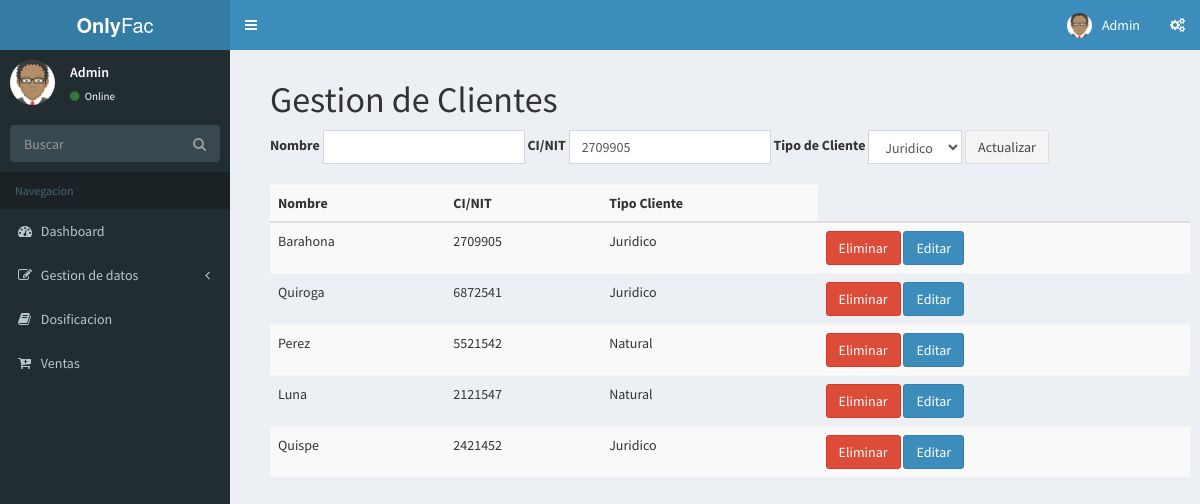
Screenshot of /index.php/cliente/edit/1 with the database file from the repository.
### tables this page shows
CREATE TABLE `cliente` (
  `idCliente` int(11) NOT NULL AUTO_INCREMENT,
  `nombre_cliente` varchar(10) DEFAULT NULL,
  `cedula` varchar(12) DEFAULT NULL,
  `Tipo_Cliente_idTipo_Cliente` int(11) NOT NULL,
  PRIMARY KEY (`idCliente`),
  KEY `fk_Cliente_Tipo_Cliente1_idx` (`Tipo_Cliente_idTipo_Cliente`),
  CONSTRAINT `fk_Cliente_Tipo_Cliente1` FOREIGN KEY (`Tipo_Cliente_idTipo_Cliente`) REFERENCES `tipo_cliente` (`idTipo_Cliente`) ON DELETE NO ACTION ON UPDATE NO ACTION
);

CREATE TABLE `tipo_cliente` (
  `idTipo_Cliente` int(11) NOT NULL AUTO_INCREMENT,
  `descripcion` varchar(15) DEFAULT NULL,
  PRIMARY KEY (`idTipo_Cliente`)
);

### application/controllers/cliente.php (called while the page is built, shortened)
<?php
class Cliente extends CI_Controller {
	public function __construct(){
        $this->load->helper('url');
        $this->load->helper('form');
        $this->load->helper('security');
        $this->load->library('form_validation');
        $this->load->library('session');
        $this->load->model('Model_Cliente');
    }
    public function edit($id){
        if($id != null){
            $data['content'] = "cliente/index";
            $data['selectcat'] = $this->Model_Cliente->selectcat();
            $data['select'] = $this->Model_Cliente->select();
            $data['dataedit'] = $this->Model_Cliente->selectby($id);
            $this->load->view("template", $data);
        } else {
        }
    }
}

### index.php (called while the page is built, shortened)
<?php
require_once BASEPATH.'core/CodeIgniter.php';

### application/models/model_cliente.php (called while the page is built, shortened)
<?php
Class Model_Cliente extends CI_Model {
    public function select()
    {
        $query = $this->db->query("SELECT * FROM cliente p inner join tipo_cliente c on p.Tipo_Cliente_idTipo_Cliente = c.idTipo_Cliente ");
        return $query->result();
    }
    public function selectcat(){
        $this->db->select('*');
        $this->db->from('tipo_cliente');
        $query = $this->db->get();
        return $query->result();
    }
    public function selectby($id)
    {
       $this->db->from('cliente');
       $this->db->where('idCliente', $id);
       $query = $this->db->get();
       return $query->result();
    }
}

### application/views/cliente/index.php (the view)
<h1>Gestion de Clientes</h1>
<?php if(isset($dataedit)) {echo form_open('cliente/update'."/".$dataedit[0]->idCliente, 'class="form-inline"');} elseif(isset($id)) { echo form_open('cliente/inserf/'.$id, 'class="form-inline"');} else {echo form_open('cliente/insert/', 'class="form-inline"');} ?>
  <div class="form-group">
    <label for="exampleInputName2">Nombre</label>
    <input type="text" name="cliname" class="form-control" id="exampleInputName2" value="<?php if(isset($dataedit)){ echo $dataedit[0]->nombre;} ?>" />
  </div>
  <div class="form-group">
    <label for="exampleInputName2">CI/NIT</label>
    <input type="text" name="clinit" class="form-control" id="exampleInputName2" value="<?php if(isset($dataedit)){ echo $dataedit[0]->cedula;} ?>" />
  </div>
  <div class="form-group">
    <label for="exampleInputName2">Tipo de Cliente</label>
    <select name = "clitype" class="form-control">
        <?php
            foreach ($selectcat as $value) { ?>
                <?php if($value->idTipo_Cliente == $dataedit[0]->Tipo_Cliente_idTipo_Cliente) { ?>
                <option selected value="<?php echo $value->idTipo_Cliente ?>"><?php echo $value->descripcion ?></option>
            <?php
            }
            else { ?>
                <option  value="<?php echo $value->idTipo_Cliente ?>"><?php echo $value->descripcion ?></option>
               <?php
            }
            }
        ?>
    </select>
  </div>
  <button type="submit" class="btn btn-default">
      <?php
        if(isset($dataedit)){
            echo "Actualizar";
        } else {
            echo "Agregar";
        }
      ?>
  </button>
<?php echo form_close(); ?>
<table class="table table-striped" style = "margin: 20px 0px;">
    <theader>
        <th>Nombre</th>
        <th>CI/NIT</th>
        <th>Tipo Cliente</th>
    </theader>
    <tbody>
        <?php foreach ($select as $value) { ?>
            <tr>
                <td><?php echo $value->nombre_cliente; ?></td>
                <td><?php echo $value->cedula; ?></td>
                <td><?php echo $value->descripcion; ?></td>
                <td>
                    <a href="<?php echo base_url('index.php/cliente/delete')."/".$value->idCliente; ?>" type="button" class="btn btn-danger">Eliminar</a>
                    <a href="<?php echo base_url('index.php/cliente/edit')."/".$value->idCliente; ?>" type="button" class="btn btn-primary">Editar</a>
                </td>
            </tr>
        <?php } ?>
    </tbody>
</table>

### rows the page displays
cliente: clinit "2709905", nombre_cliente "Barahona", cedula "2709905", Tipo_Cliente_idTipo_Cliente.descripcion "Juridico"
cliente: nombre_cliente "Quiroga", cedula "6872541", Tipo_Cliente_idTipo_Cliente.descripcion "Juridico"
cliente: nombre_cliente "Perez", cedula "5521542", Tipo_Cliente_idTipo_Cliente.descripcion "Natural"
cliente: nombre_cliente "Luna", cedula "2121547", Tipo_Cliente_idTipo_Cliente.descripcion "Natural"
cliente: nombre_cliente "Quispe", cedula "2421452", Tipo_Cliente_idTipo_Cliente.descripcion "Juridico"

### other values shown
form field clitype "Juridico"
